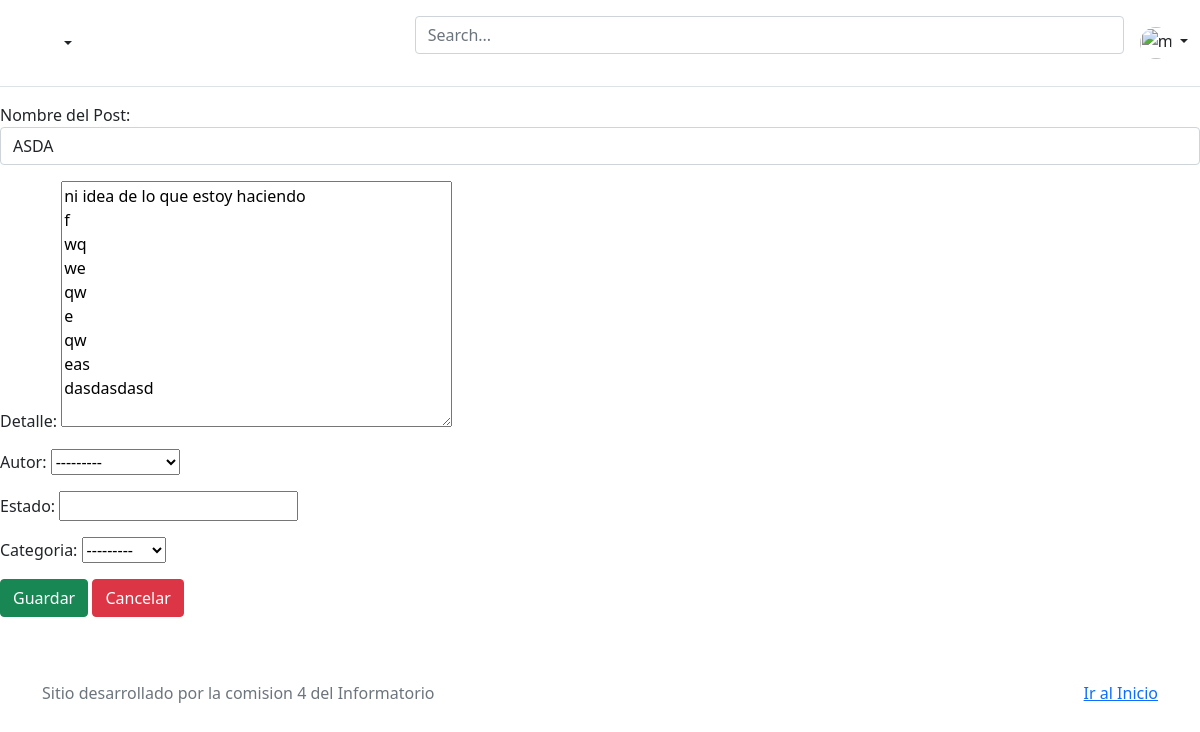
Page /Post/Admin/Editar/2/ on the committed database.
### apps/post/models.py (models this page shows, shortened)
class Post(models.Model):
	nombre = models.CharField(max_length=255)
	detalle = models.TextField(max_length=1000)
	autor = models.ForeignKey(Usuario, on_delete=models.CASCADE, null=True)
	estado = models.IntegerField(null=True)
	categoria = models.OneToOneField(Categoria, on_delete=models.CASCADE, null=True)
	comentarios = models.ManyToManyField(Comentario)
	class Meta:
		db_table="post"

### apps/categoria/models.py (models this page shows)
class Categoria(models.Model):
	detalle = models.CharField(max_length=255)
	class Meta:
		db_table="Categoria"
	def __str__(self):
		return self.detalle

### apps/post/views.py (the view, shortened to what this page needs)
# urls.py: path("Admin/Editar/<int:pk>/", views.EditarAdmin.as_view(), name="admin_editar"),
class EditarAdmin(UpdateView):
	template_name = "post/admin/editar.html"
	model = Post
	form_class = PostForm

### apps/post/forms.py
class PostForm(forms.ModelForm):
	nombre = forms.CharField(label="Nombre del Post", widget=forms.TextInput(attrs={"class": "form-control", "placeholder":"Ingrese nombre del post"}))
	detalle = forms.CharField(widget=forms.Textarea)
	class Meta:
		model = Post
		fields = ["nombre", "detalle","autor","estado","categoria"]

### apps/usuarios/models.py (called while the page is built)
	def __str__(self):
		return f"{self.username}"

### templates/post/admin/editar.html (shortened to what this page needs)
{% extends "base/base.html" %}
{% block contenido %}
	<form method="POST">{% csrf_token %}
		{{form.as_p}}
		<div class="row">
			<div class="col">
				<button type="submit" class="btn btn-success">Guardar</button>
				<a href="{% url 'post:admin_listar' %}" class="btn btn-danger">Cancelar</a>
			</div>
		</div>
	</form>
{% endblock contenido %}

### rows in the picture
Post: nombre "ASDA", detalle "ni idea de lo que estoy haciendo f wq we qw e qw eas dasdasdasd"
